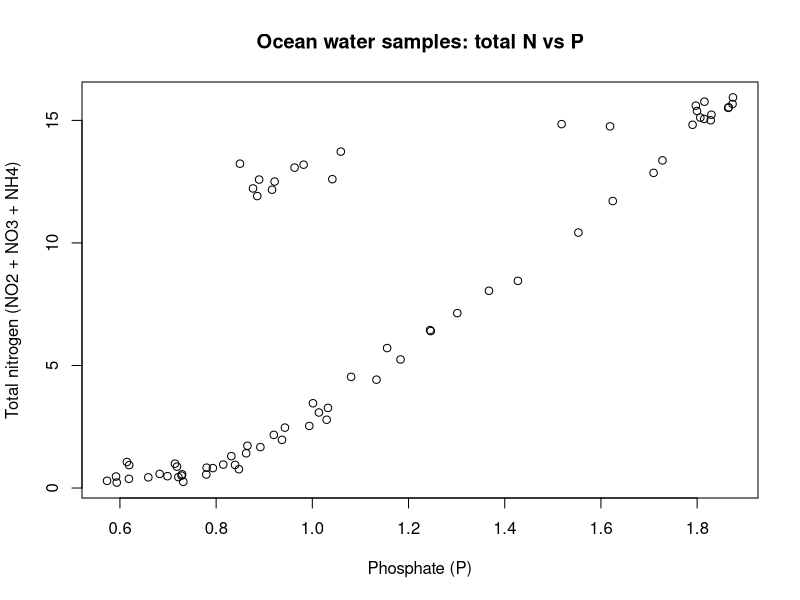

The R source for this figure:
## ---- chunk 1
## Setup

library(readr)
library(here)
## ---- chunk 2
## Read in Data

#| message: false
#| warning: false

bg_chem <- read_csv(here::here("data","raw", "BGchem2008data.csv"))
## ---- chunk 3
bg_chem <- read_csv(here::here("data","raw", "BGchem2008data.csv"))
## ---- chunk 4
# Uncomment if you want more inspection output
 names(bg_chem)
# str(bg_chem)
# head(bg_chem)
# summary(bg_chem)
## ---- chunk 5
nitrate <- mean(bg_chem$NO3, na.rm = TRUE)
nitrite <- mean(bg_chem$NO2, na.rm = TRUE)
amm     <- mean(bg_chem$NH4, na.rm = TRUE)
phos    <- mean(bg_chem$P,   na.rm = TRUE)
## ---- chunk 6
colnames(bg_chem)

## ---- chunk 7
ratio <- (nitrate + nitrite + amm) / phos
ratio
## ---- chunk 8
plot(
  bg_chem$P,
  bg_chem$NO2 + bg_chem$NO3 + bg_chem$NH4,
  xlab = "Phosphate (P)",
  ylab = "Total nitrogen (NO2 + NO3 + NH4)",
  main = "Ocean water samples: total N vs P"
)
